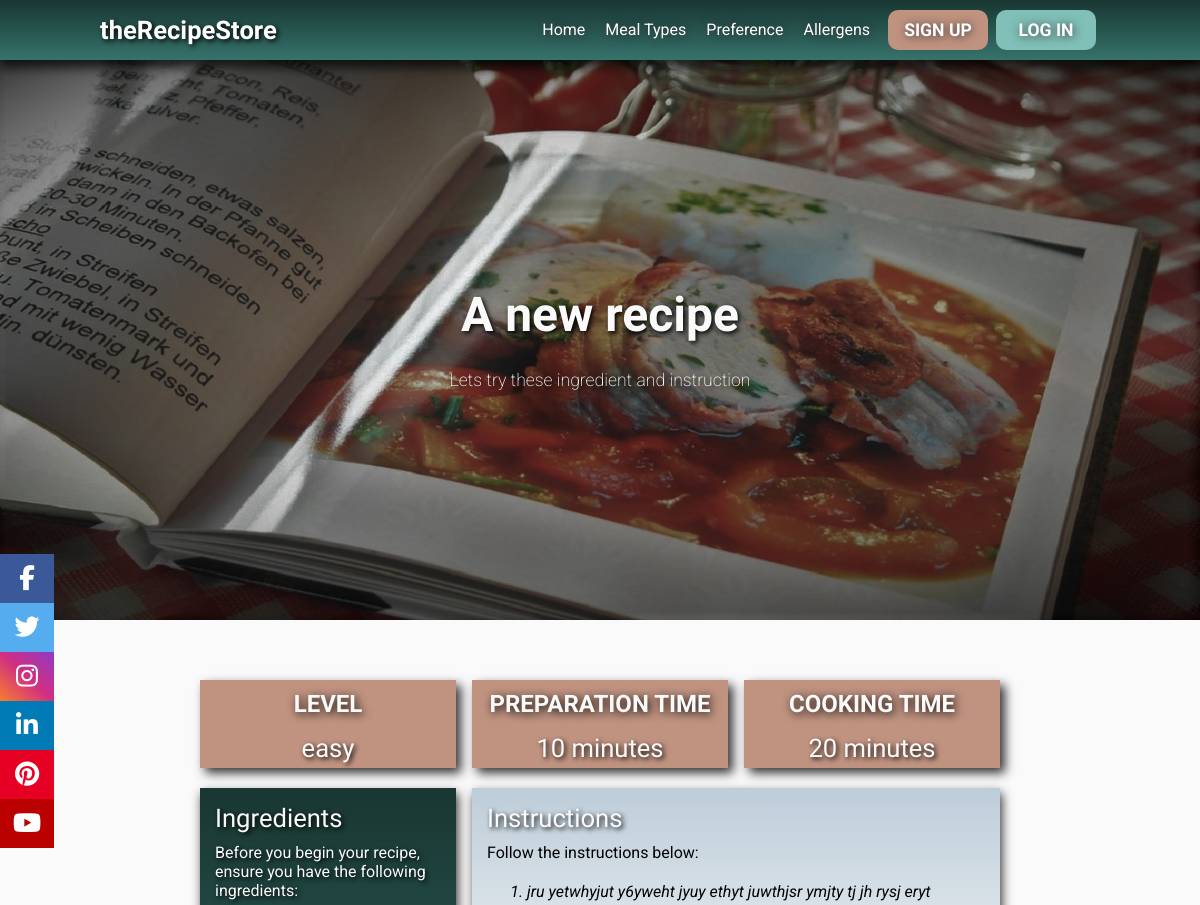
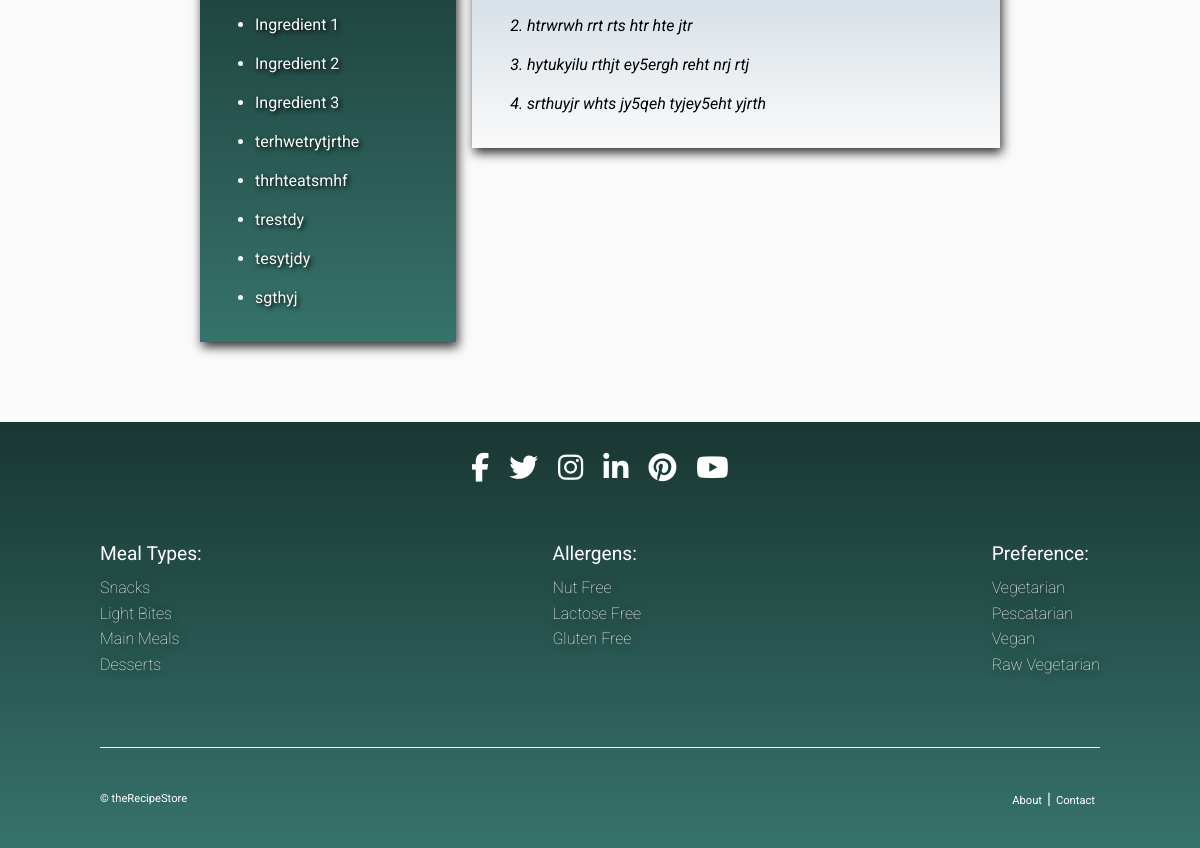
/recipe/1, run on the app's committed database (2 pictures, top to bottom).
### therecipestore/models.py (models this page shows, shortened)
class Recipe(db.Model):
    id = db.Column(db.Integer, primary_key=True)
    recipe_name = db.Column(db.String(20))
    recipe_description = db.Column(db.String(200))
    recipe_difficulty = db.Column(db.String(10))
    recipe_prep_time = db.Column(db.String(20))
    recipe_cook_time = db.Column(db.String(20))
    meal_type = db.Column(db.String(15))
    meal_preference_vegetarian = db.Column(db.Boolean)
    meal_preference_vegan = db.Column(db.Boolean)
    meal_preference_pescatarian = db.Column(db.Boolean)
    meal_preference_raw_vegetarian = db.Column(db.Boolean)
    meal_allergen_nut_free = db.Column(db.Boolean)
    meal_allergen_lactose_free = db.Column(db.Boolean)
    meal_allergen_gluten_free = db.Column(db.Boolean)
    recipe_added = db.Column(db.DateTime, default=datetime.utcnow)
    user_id = db.Column(db.Integer, db.ForeignKey('user.id'))
    ingredients = db.relationship('Ingredient', backref="recipe", lazy=True)
    instructions = db.relationship('Instruction', backref="recipe", lazy=True)

class Ingredient(db.Model):
    id = db.Column(db.Integer, primary_key=True)
    ingredient_name = db.Column(db.String(30))
    recipe_id = db.Column(db.Integer, db.ForeignKey('recipe.id'))

class Instruction(db.Model):
    id = db.Column(db.Integer, primary_key=True)
    instruction_name = db.Column(db.String(200))
    recipe_id = db.Column(db.Integer, db.ForeignKey('recipe.id'))

### therecipestore/routes.py (the view)
@app.route("/recipe/<int:id>", methods=["GET", "POST"])
def recipe(id):
    recipe = Recipe.query.filter_by(id=id).options(lazyload(Recipe.ingredients)).first()
    return render_template('recipe.html', title=recipe.recipe_name, recipe=recipe)

### therecipestore/templates/recipe.html (shortened to what this page needs)
{% extends 'base.html' %}
{% block content %}
<header class="header-images" id="create-recipe-image">
    <div class="background-image">
        <div class="image-container">
            <div class="image-text">
                <h2 class="image-text-header">{{ recipe.recipe_name }}</h2>
                <p class="image-text-paragraph">{{ recipe.recipe_description }}</p>
            </div>
        </div>
    </div>
</header>
<section class="recipe-section">
    <div class="recipe-section-container">
        <div class="recipe-overview-info">
            <div class="recipe-overview-box">
                <div class="recipe-overview-box-text">
                    <span class="recipe-overview-header">Level</span>
                    <span class="recipe-overview-description">{{ recipe.recipe_difficulty }}</span>
                </div>
            </div>
            <div class="recipe-overview-box">
                <div class="recipe-overview-box-text">
                    <span class="recipe-overview-header">Preparation Time</span>
                    <span class="recipe-overview-description">{{ recipe.recipe_prep_time }}</span>
                </div>
            </div>
            <div class="recipe-overview-box">
                <div class="recipe-overview-box-text">
                    <span class="recipe-overview-header">Cooking Time</span>
                    <span class="recipe-overview-description">{{ recipe.recipe_cook_time }}</span>
                </div>
            </div>
        </div>
        <div class="recipe-ingredients-instructions">
            <div class="recipe-ingredient-section">
                <div class="recipe-ingredient-intro">
                    <h3 class="ingredient-heading">Ingredients</h3>
                    <p class="ingredient-paragraph">Before you begin your recipe, ensure you have the following ingredients:</p>
                </div>
                <ul class="recipe-ingredients-list">
                    {% for ingredient in recipe.ingredients %}
                        {% if ingredient != " " %}
                            <li class="recipe-ingredient">{{ ingredient.ingredient_name }}</li>
                        {% endif %}
                    {% endfor %}
                </ul>
            </div>
            <div class="recipe-instruction-section">
                <div class="recipe-instruction-intro">
                    <h3 class="instruction-heading">Instructions</h3>
                    <p class="instruction-paragraph">Follow the instructions below:</p>
                </div>
                <ol class="recipe-instruction-list">
                    {% for instruction in recipe.instructions %}
                        {% if instruction != " " %}
                            <li class="recipe-instruction">{{ instruction.instruction_name }}</li>
                        {% endif %}
                    {% endfor %}
                </ol>
            </div>
        </div>
    </div>
</section>
{% endblock %}

### therecipestore/templates/base.html (shortened to what this page needs)
<!DOCTYPE html>
<html lang="en">
<head>
    <link rel="stylesheet" href="https://cdnjs.cloudflare.com/ajax/libs/font-awesome/4.7.0/css/font-awesome.min.css">
    <link rel="stylesheet" href="{{ url_for('static', filename='css/style.css') }}" type="text/css" />
</head>
<body>
    <nav class="navbar">
        <div class="navbar-container">
            <div class="navbar-logo-label">
                <div class="navbar-logo">
                    <a href="{{ url_for('index') }}">theRecipeStore</a>
                </div>
            </div>
            <div class="navbar-links">
                <div class="navbar-link">
	                <a id="home-link" class="dropdown-content-button" href="{{ url_for('index') }}">Home</a>
	            </div>
	            <div class="navbar-link">
	                <a id="meal-type" class="dropdown-content-button">Meal Types</a>
	            </div>
                <div class="navbar-link">
	                <a id="search-link" class="dropdown-content-button">Preference</a>
	            </div>
	            <div class="navbar-link">
                	<a id="allergens" class="dropdown-content-button">Allergens</a>
                </div>
                {% if current_user.is_authenticated %}
                <div class="navbar-link">
	                <a id="home-link" class="dropdown-content-button" href="{{ url_for('personal_home') }}"><i class="fa fa-user-circle my-account"></i></a>
	            </div>
                <div class="navbar-link-buttons-logout">
                	<div class="sign-up-login-button" id="logout"><a href="{{ url_for('logout') }}" class="navbar-link-button">Log Out</a></div>
	            </div>
	            {% else %}
	            <div class="navbar-link-buttons">
	                <div class="sign-up-login-button" id="sign-up"><a href="{{ url_for('signup') }}" class="navbar-link-button">Sign Up</a></div>
	                <div class="sign-up-login-button" id="login"><a href="{{ url_for('login') }}" class="navbar-link-button">Log In</a></div>
	            </div>
	            {% endif %}
            </div>
        </div>
    </nav>
    <div class="icon-bar-desktop-views">
		<a href="https://www.facebook.com/" target="_blank" class="icon-bar-facebook"><i class="fa fa-facebook"></i></a>
		<a href="https://twitter.com/" target="_blank" class="icon-bar-twitter"><i class="fa fa-twitter"></i></a>
		<a href="https://www.instagram.com/?hl=en" target="_blank" class="icon-bar-instagram"><i class="fa fa-instagram"></i></a>
		<a href="https://www.linkedin.com/?hl=en" target="_blank" class="icon-bar-linkedin"><i class="fa fa-linkedin"></i></a>
		<a href="https://www.pinterest.com/?hl=en" target="_blank" class="icon-bar-pinterest"><i class="fa fa-pinterest"></i></a>
		<a href="https://www.youtube.com/?hl=en" target="_blank" class="icon-bar-youtube"><i class="fa fa-youtube"></i></a>
	</div>
    {% block content %}
    {% endblock %}
    <footer class="footer">
		<div class="footer-container">
			<div class="footer-social">
                <ul class="social-links">
                    <li class="social"><a class="dropdown-content-link social-link" href="https://www.facebook.com/" target="_blank"><i class="fa fa-facebook"></i></a></li>
                    <li class="social"><a class="dropdown-content-link social-link" href="https://twitter.com/" target="_blank"><i class="fa fa-twitter"></i></a></li>
                    <li class="social"><a class="dropdown-content-link social-link" href="https://www.instagram.com/?hl=en" target="_blank"><i class="fa fa-instagram"></i></a></li>
                    <li class="social"><a class="dropdown-content-link social-link" href="https://www.linkedin.com/?hl=en" target="_blank"><i class="fa fa-linkedin"></i></a></li>
                    <li class="social"><a class="dropdown-content-link social-link" href="https://www.pinterest.com/?hl=en" target="_blank"><i class="fa fa-pinterest"></i></a></li>
                    <li class="social"><a class="dropdown-content-link social-link" href="https://www.youtube.com/?hl=en" target="_blank"><i class="fa fa-youtube"></i></a></li>
                </ul>
            </div>
			<div class="footer-top-primary-links">
				<div class="footer-section">
					<div class="meal-types-footer-links footer-list-title" id="meal-types-footer-dropdown">Meal Types:</div>
					<ul class="meal-types-subject-links footer-list" id="meal-types-list">
						<li class="footer-list-item"><a class="footer-list-link" href="{{ url_for('meal_type_page', meal_type='snacks') }}">Snacks</a></li>
						<li class="footer-list-item"><a class="footer-list-link" href="{{ url_for('meal_type_page', meal_type='light_bites') }}">Light Bites</a></li>
						<li class="footer-list-item"><a class="footer-list-link" href="{{ url_for('meal_type_page', meal_type='main_meals') }}">Main Meals</a></li>
						<li class="footer-list-item"><a class="footer-list-link" href="{{ url_for('meal_type_page', meal_type='desserts') }}">Desserts</a></li>
					</ul>
				</div>
				<div class="footer-section">
					<div class="allergens-footer-links footer-list-title" id="allergens-footer-dropdown">Allergens:</div>
					<ul class="allergens-subject-links footer-list" id="allergens-list">
						<li class="footer-list-item"><a class="footer-list-link" href="{{ url_for('allergen', meal_type='nut_free') }}">Nut Free</a></li>
						<li class="footer-list-item"><a class="footer-list-link" href="{{ url_for('allergen', meal_type='lactose_free') }}">Lactose Free</a></li>
						<li class="footer-list-item"><a class="footer-list-link" href="{{ url_for('allergen', meal_type='gluten_free') }}">Gluten Free</a></li>
					</ul>
				</div>
				<div class="footer-section">
					<div class="search-footer-links footer-list-title" id="search-footer-dropdown">Preference:</div>
					<ul class="search-subject-links footer-list" id="search-list">
						<li class="footer-list-item"><a class="footer-list-link" href="{{ url_for('preference', meal_type='vegetarian') }}">Vegetarian</a></li>
						<li class="footer-list-item"><a class="footer-list-link" href="{{ url_for('preference', meal_type='pescatarian') }}">Pescatarian</a></li>
						<li class="footer-list-item"><a class="footer-list-link" href="{{ url_for('preference', meal_type='vegan') }}">Vegan</a></li>
						<li class="footer-list-item"><a class="footer-list-link" href="{{ url_for('preference', meal_type='raw_vegetarian') }}">Raw Vegetarian</a></li>
					</ul>
				</div>
			</div>
			<div class="horizontal-rule-footer">
	          	<div class="footer-contents-separate"></div>
	        </div>
            <div class="footer-statement">
            	<p class="statement">&#169; theRecipeStore</p>
            	<div class="footer-contact-about">
					<p class="footer-contact-about-links">
						<span class="footer-contact-about-links-span"><a id="about-footer" class="terms-about-link" href="{{ url_for('about') }}">About</a></span><span class="footer-contact-about-links-divider">|</span>
			            <span class="footer-contact-about-links-span"><a id="contact-footer" class="terms-about-link" href="{{ url_for('contact') }}">Contact</a></span>
			        </p>
				</div>
            </div>
		</div>
	</footer>
</body>
</html>

### data on the page
Recipe: recipe_name "A new recipe", recipe_description "Lets try these ingredient and instruction", recipe_difficulty "easy", recipe_prep_time "10 minutes", recipe_cook_time "20 minutes"
Ingredient: ingredient_name "Ingredient 1"
Ingredient: ingredient_name "Ingredient 2"
Ingredient: ingredient_name "Ingredient 3"
Ingredient: ingredient_name "terhwetrytjrthe"
Ingredient: ingredient_name "thrhteatsmhf"
Ingredient: ingredient_name "trestdy"
Ingredient: ingredient_name "tesytjdy"
Ingredient: ingredient_name "sgthyj"
Instruction: instruction_name "jru yetwhyjut y6yweht jyuy ethyt juwthjsr ymjty tj jh rysj eryt"
Instruction: instruction_name "htrwrwh rrt rts htr hte jtr"
Instruction: instruction_name "hytukyilu rthjt ey5ergh reht nrj rtj"
Instruction: instruction_name "srthuyjr whts jy5qeh tyjey5eht yjrth"
